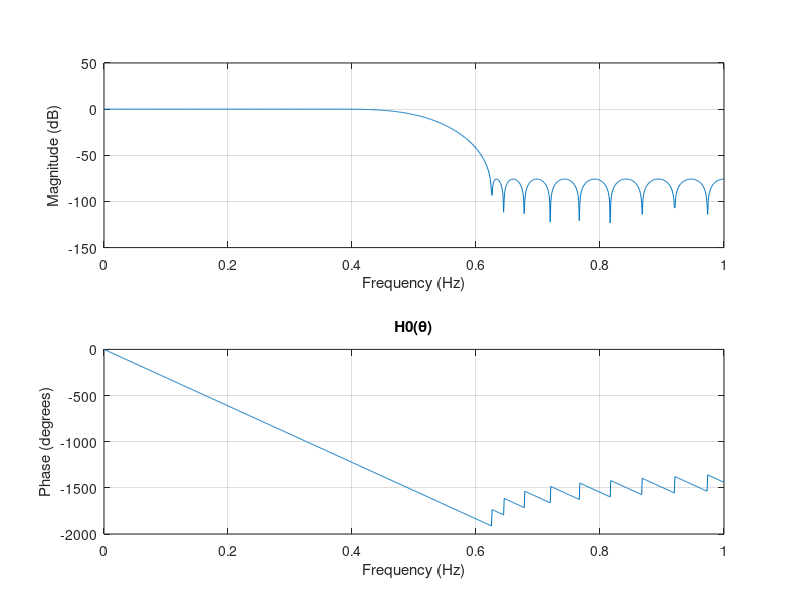
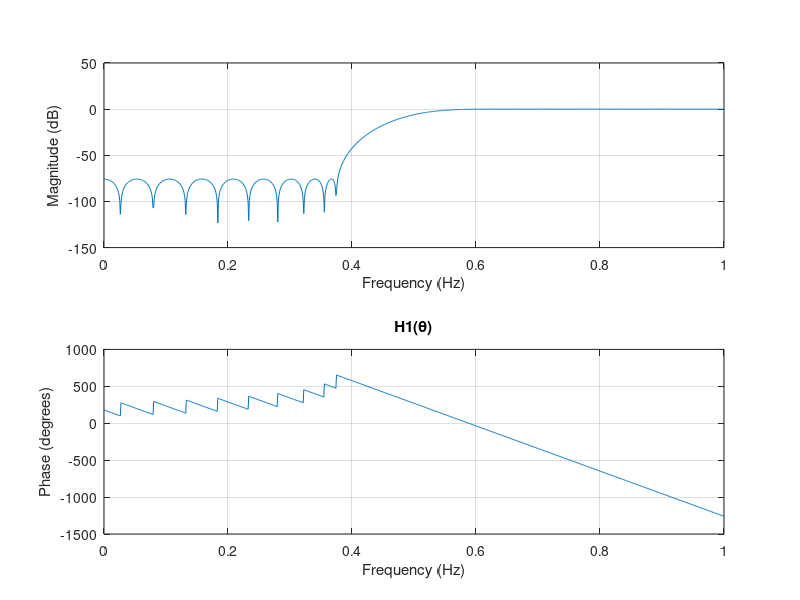
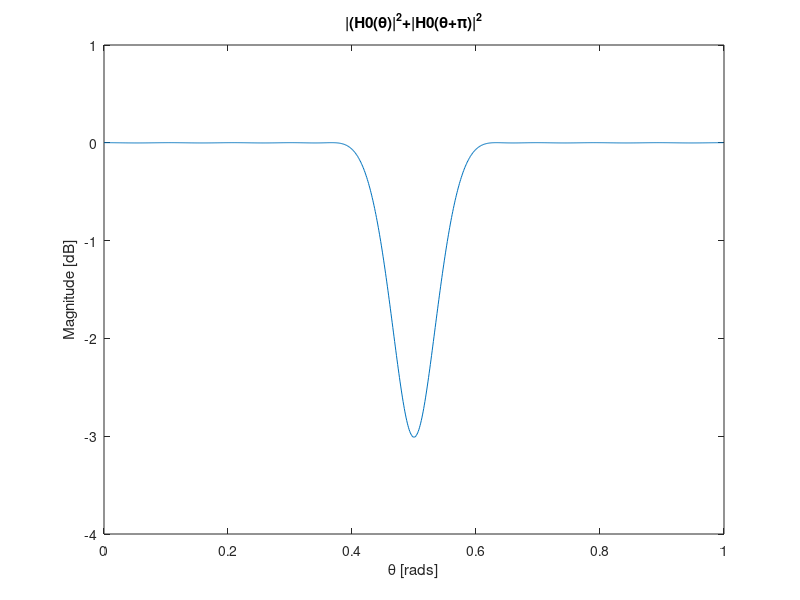

MATLAB code for these plots, in order: (Note: this script raises an error after producing the figures.)
clear all;
clc;
close all;
dbstop if error

%% Section 1.a - QMF Filter Banks

delta_sp = 10^(-72/20);
delta = 0.123;
fs = 2;
filterFunc = [0.5-delta 0.5+delta];
[n,fo,ao,w] = firpmord(filterFunc,[1 0],[delta_sp delta_sp], fs);
b0 = firpm(n,fo,ao,w);
figure(1)
[h0,w0] = freqz(b0,1,1024,fs);
freqz(b0,1,1024,fs)
title('H0(\theta)')
N= length(b0);

b1 = b0.*(-ones(1,N)).^(1:N);
figure(2)
freqz(b1,1,1024,fs);
[h1,w1] = freqz(b1,1,1024,fs);
title('H1(\theta)')


%% Section 1.b

figure(3)
plot(w0, 10*log10(abs(h0).^2+abs(h1).^2));
title('|(H0(\theta)|^2+|H0(\theta+\pi)|^2')
xlabel('\theta [rads]')
ylabel('Magnitude [dB]')

%% Section 1.c

n = 0:127;
x_n = exp(-n/10).*sin(2*n/3);
h0 = b0;
[h1, f0, f1] = createQMF(h0);
[y_n, v1, v2] = two_channel_FB(x_n, h0, h1, f0, f1);

figure(4)
subplot(2,1,1)
plot(x_n)
hold on;
subplot(2,1,1)
plot(y_n)
title('x[n] and y[n], delay = 32')
legend({'x[n]','y[n]'});
ylabel('Amp');


%% Section 1.d

d_n = y_n(33:end) - x_n(1:end-32);
subplot(2,1,2)
plot(d_n)
hold on;

title('d[n] - Diff of x and y, considering delay = 32')
ylabel('Amp');


figure(5)

subplot(3,1,1)
plot(v1)
hold on;
plot(v2)
title('Analysis signals - v1[n] and v2[n]')
legend({'v1[n]','v2[n]'});

subplot(3,1,2)
plot(x_n)
hold on;
subplot(3,1,2)
plot(y_n)
title('x[n] and y[n], delay = 32')
legend({'x[n]','y[n]'});
ylabel('Amp');

d_n = y_n(33:end) - x_n(1:end-32);
subplot(3,1,3)
plot(d_n)
SNR = db((norm(x_n)/norm(d_n)).^2);
title('d[n] - Diff of x and y, considering delay = 32, SNR = 29.86')
ylabel('Amp');





